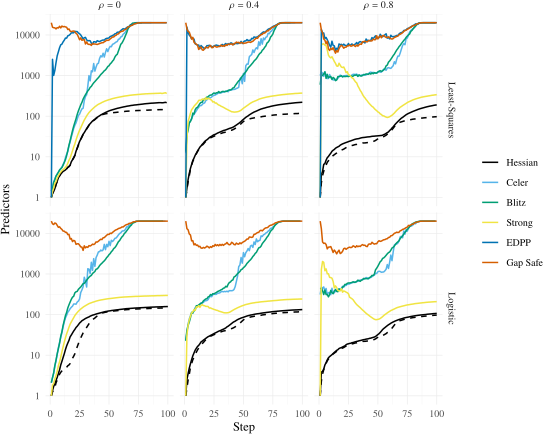

Write R code to recreate this figure.
library(ggplot2)
library(dplyr)
library(tidyr)
library(tikzDevice)

source("R/utils.R")

d_raw <- readRDS("results/efficiency-simulateddata.rds") %>%
  as_tibble()

theme_set(theme_minimal(base_size = 9))

fig_width <- 5.6
fig_width_small <- 3.35 
fig_height <- 4.5
fig_height_small <- 1.5

cols <- c(
  "black", "#E69F00", "#56B4E9", "#009E73", "#F0E442",
  "#0072B2", "#D55E00", "#CC79A7"
)

options(
  tikzDocumentDeclaration =
    "\\documentclass[10pt]{article}\n\\usepackage{newtxtext,newtxmath}\n"
)

rho_labeller <- function(labels, multi_line = TRUE, sep = ":", ...) {
  value <- label_value(labels, multi_line = multi_line)
  out <- paste0("$\\rho = ", value, "$")
  #  list(unname(unlist(out)))
  out
}

d <-
  d_raw %>%
  group_by(family, rho, screening_type, it) %>%
  filter(screened != 0) %>%
  mutate(
    step = seq_along(screened),
    screening_type = recode_methods(screening_type),
    family = recode(
      family,
      "gaussian" = "Least-Squares",
      "binomial" = "Logistic"
    )
  ) %>%
  ungroup() %>%
  group_by(family, rho, screening_type, step) %>%
  summarize(screened = mean(screened), active = mean(active, na.rm = TRUE))

d_small <-
  d %>%
  filter(family == "Least-Squares")

d_active <-
  d %>%
  ungroup() %>%
  group_by(rho, step) %>%
  summarize(avg_active = min(active, na.rm = TRUE))

d_active_small <-
  d_small %>%
  ungroup() %>%
  group_by(rho, step) %>%
  summarize(avg_active = min(active, na.rm = TRUE))

rho_labeller2 <- function(labels, multi_line = TRUE, sep = ":", ...) {
  # value <- label_value(labels, multi_line = multi_line)
  out <- paste0("$\\rho = ", value, "$")
  #  list(unname(unlist(out)))
  out
}

rho_labeller2 <- function(value) paste0("$\\rho = ", value, "$")

f <- "figures/simulateddata-efficiency-small.tex"
tikz(f, width = fig_width, height = fig_height_small, standAlone = TRUE)
ggplot(d_small) +
  geom_line(
    aes(x = step, y = avg_active),
    size = 1,
    lty = 2,
    data = d_active_small
  ) +
  geom_line(aes(step, screened, color = screening_type), size = 1) +
  scale_color_manual(values = cols[-2]) +
  theme(legend.title = element_blank()) +
  scale_y_log10() +
  facet_grid(~rho, labeller = as_labeller(rho_labeller2)) +
  labs(y = "Predictors", x = "Step")
dev.off()
renderPdf(f)

f <- "figures/simulateddata-efficiency.tex"
tikz(f, width = fig_width, height = fig_height, standAlone = TRUE)
ggplot(d) +
  geom_line(
    aes(x = step, y = avg_active),
    size = 1,
    lty = 2,
    data = d_active
  ) +
  geom_line(aes(step, screened, color = screening_type), size = 1) +
  facet_grid(
    c("family", "rho"),
    labeller = labeller(family = label_value, rho = rho_labeller)
  ) +
  scale_color_manual(values = cols[-2]) +
  theme(legend.title = element_blank()) +
  scale_y_log10() +
  labs(y = "Predictors", x = "Step")
dev.off()
renderPdf(f)
